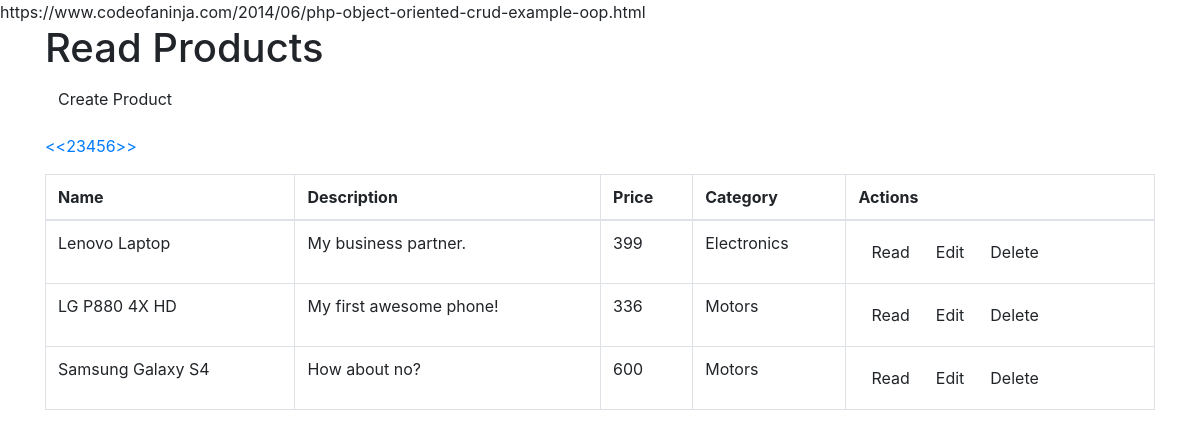
The app's page /index.php?page=4 with its own data.
### tables this page shows
CREATE TABLE IF NOT EXISTS `products` (
  `id` int(11) NOT NULL AUTO_INCREMENT,
  `name` varchar(32) NOT NULL,
  `description` text NOT NULL,
  `price` int(11) NOT NULL,
  `category_id` int(11) NOT NULL,
  `created` datetime NOT NULL,
  `modified` timestamp NOT NULL DEFAULT CURRENT_TIMESTAMP,
  PRIMARY KEY (`id`)
);

CREATE TABLE IF NOT EXISTS `categories` (
  `id` int(11) NOT NULL AUTO_INCREMENT,
  `name` varchar(256) NOT NULL,
  `created` datetime NOT NULL,
  `modified` timestamp NOT NULL DEFAULT CURRENT_TIMESTAMP,
  PRIMARY KEY (`id`)
);

### objects/product.php (called while the page is built, shortened)
<?php
    class Product {
        private $dbconn;
        private $table_name = 'products';
        public function __construct($dbconn){
            $this->dbconn = $dbconn;
        }
        public function readPart($start_offset,$row_num){
            $query = "select id,name,description,price,category_id from ".$this->table_name." order by name asc
                limit $start_offset, $row_num";
            $res = $this->dbconn->query($query);
            return $res;
        }
    }
?>

### objects/category.php (called while the page is built, shortened)
<?php
    class Category {
        private $dbconn;
        private $table_name = 'categories';
        public $id;
        public function __construct($dbconn){
            $this->dbconn = $dbconn;
        }
        public function setID($id)
        {
            $this->id = $id;
            $this->readName();
        }
        private function readName()
        {
            $res = $this->dbconn->query("select name from $this->table_name where id=$this->id");
            $row = $res->fetch_assoc();
            $this->name = $row['name'];
        }
    }
?>

### index.php (the view, shortened to what this page needs)
<?php
    $page = isset($_GET['page'])? $_GET['page']: 1;
    $records_per_page = 3;
    $record_num_start = ($records_per_page*$page) - $records_per_page;
    include_once 'objects/product.php';
    include_once 'objects/category.php';
    $db = new Database();
    $dbconn = $db->getConnection();
    $product = new Product($dbconn);
    $category = new Category($dbconn);
    $the_products = $product->readPart($record_num_start,$records_per_page);
    include_once "header.php";
?>
<div class='right-button-margin'>
    <a href='create_product.php' class='btn btn-default pull-right'>Create Product</a>
</div>
<?php
    include_once "paging.php";
?>
<div>
    <table class="table table-default table-bordered">
        <thead>
            <th>Name</th><th>Description</th><th>Price</th><th>Category</th><th>Actions</th>
        </thead>
        <tbody>
            <?php while($row = $the_products->fetch_assoc()){
                $category->setID($row['category_id']);
                echo '<tr>';
                echo "<td>" . $row['name'] . "</td>";
                echo "<td>" . $row['description'] . "</td>";
                echo "<td>" . $row['price'] . "</td>";
                echo "<td>" . $category->name . "</td>";
                echo '<td>';
                echo "<a href='read_one_product.php?id={$row['id']}' class='btn btn-default btn-md'>Read</a>";
                echo "<a href='update_product.php?id={$row['id']}' class='btn btn-default btn-md'>Edit</a>";
                echo "<a href='delete_product.php?id={$row['id']}' class='btn btn-default btn-md'>Delete</a>";
                echo '</td>';
                echo '</tr>';
            }
            ?>
        </tbody>
    </table>
</div>
<?php
    include_once "footer.php";
?>

### header.php (style rules this page uses)
.right-button-margin { margin: 0 0 1em 0; overflow: hidden; }

### records on screen
products: name "Lenovo Laptop", description "My business partner.", price "399", category.name "Electronics"
products: name "LG P880 4X HD", description "My first awesome phone!", price "336", category.name "Motors"
products: name "Samsung Galaxy S4", description "How about no?", price "600", category.name "Motors"

### other values on screen
$page_title "Read Products"
